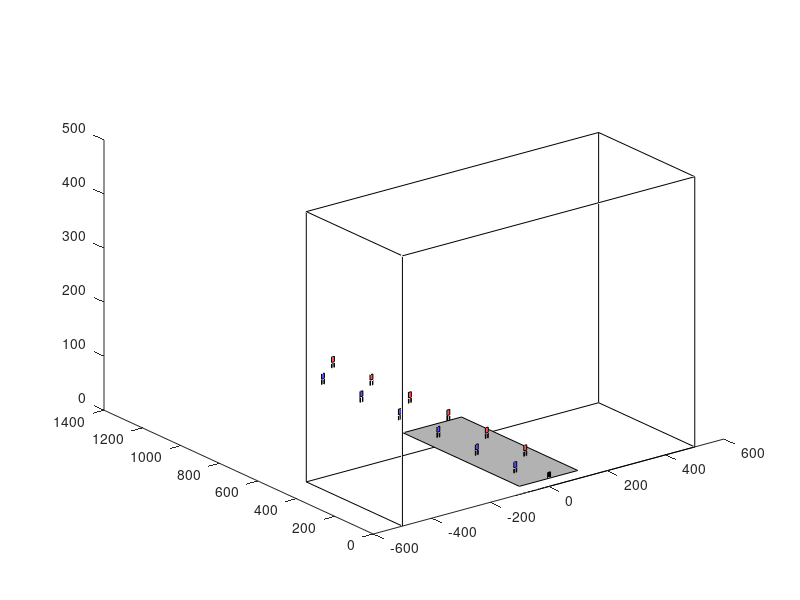

Recreate this plot in MATLAB. (Note: this script raises an error after producing the figure.)
close
b = 500;  %inner square of the hollow beam for casting
l = 500;
x = [-b b b -b]; %0 10 10 breadth-10 breadth-10 10];
y = [0 l];
z = [0 0 b b ]; %0 10 10 breadth-10 breadth-10 10];
m = length(x);
xr=[x x(1)];
yr1=y(1)*ones(m+1,1);
zr=[z z(1)];
plot3(xr,yr1,zr,'k');
hold on
yr2=y(2)*ones(m+1,1);
plot3(xr,yr2,zr,'k');
hold on
for i=1:1:m
plot3([x(i) x(i)],y,[z(i) z(i)],'k');    
end
hold on

deltaX=10;
gate.X1=ones(1,12);
gate.X2=gate.X1+deltaX;
gate.Y=[1:12]*100+5;
deltaZ=10;
gate.Z1=25;
gate.Z2=gate.Z1+deltaZ;
deltaLeg=deltaZ*2;  

slope=patch([-100 100 100 -100 -100],[0 0 605 605 0],[15 15 15 15 15],[0.7 0.7 0.7]);

for i=1:12
    gate.X1(i)=50*(-1)^i;
    gate.X2=gate.X1+deltaX;
    flagXPoints=[gate.X1(i) gate.X2(i) gate.X2(i) gate.X1(i) gate.X1(i)];
    legXPoints=[gate.X1(i) gate.X1(i)+2 gate.X1(i)+2 gate.X1(i) gate.X1(i)];
    flagYPoints=[gate.Y(i) gate.Y(i) gate.Y(i) gate.Y(i) gate.Y(i)];
    flagZPoints=[gate.Z1 gate.Z1 gate.Z2 gate.Z2 gate.Z1];
    gate.flag(i)=patch(flagXPoints,flagYPoints,flagZPoints,[1 0.33 0.33]);
    gate.leftLeg(i)=patch(legXPoints,flagYPoints,(flagZPoints-deltaZ),[1 0.33 0.33]);
    gate.rightLeg(i)=patch(legXPoints+(deltaX-2),flagYPoints,(flagZPoints-deltaZ),[1 0.33 0.33]);
    if(mod(i,2)==1)
        set(gate.flag(i),'FaceColor',[0.33 0.33 1]);
        set(gate.leftLeg(i),'FaceColor',[0.33 0.33 1]);
        set(gate.rightLeg(i),'FaceColor',[0.33 0.33 1]);
    end
end

skier=patch([0 10 10 0 0],[5 5 5 5 5],[15 15 25 25 15],'k');

axis=gca;

disp('axis.CameraPosition');
disp(axis.CameraPosition);
disp('axis.CameraTarget');
disp(axis.CameraTarget);
disp('axis.CameraViewAngle');
disp(axis.CameraViewAngle);

%axis.CameraPosition=[10 -645 100];
%axis.CameraTarget=[0,100,60];
%axis.CameraViewAngle=8;
%axis.Projection='perspective';

patch(flagXPoints,[605 605 605 605 605],flagZPoints);

counter=0;
while(counter<1000)
    counter=counter+1;
    pause(0.01)
    for i=1:12
        set(gate.flag(i),'YData',get(gate.flag(i),'YData')-1);
        set(gate.leftLeg(i),'YData',get(gate.leftLeg(i),'YData')-1);
        set(gate.rightLeg(i),'YData',get(gate.rightLeg(i),'YData')-1);
        if get(gate.flag(i),'YData')<0
           set(gate.flag(i),'YData',[605 605 605 605 605])
           set(gate.rightLeg(i),'YData',[605 605 605 605 605]) 
           set(gate.leftLeg(i),'YData',[605 605 605 605 605]) 
        end
    end
end

    

hold on
